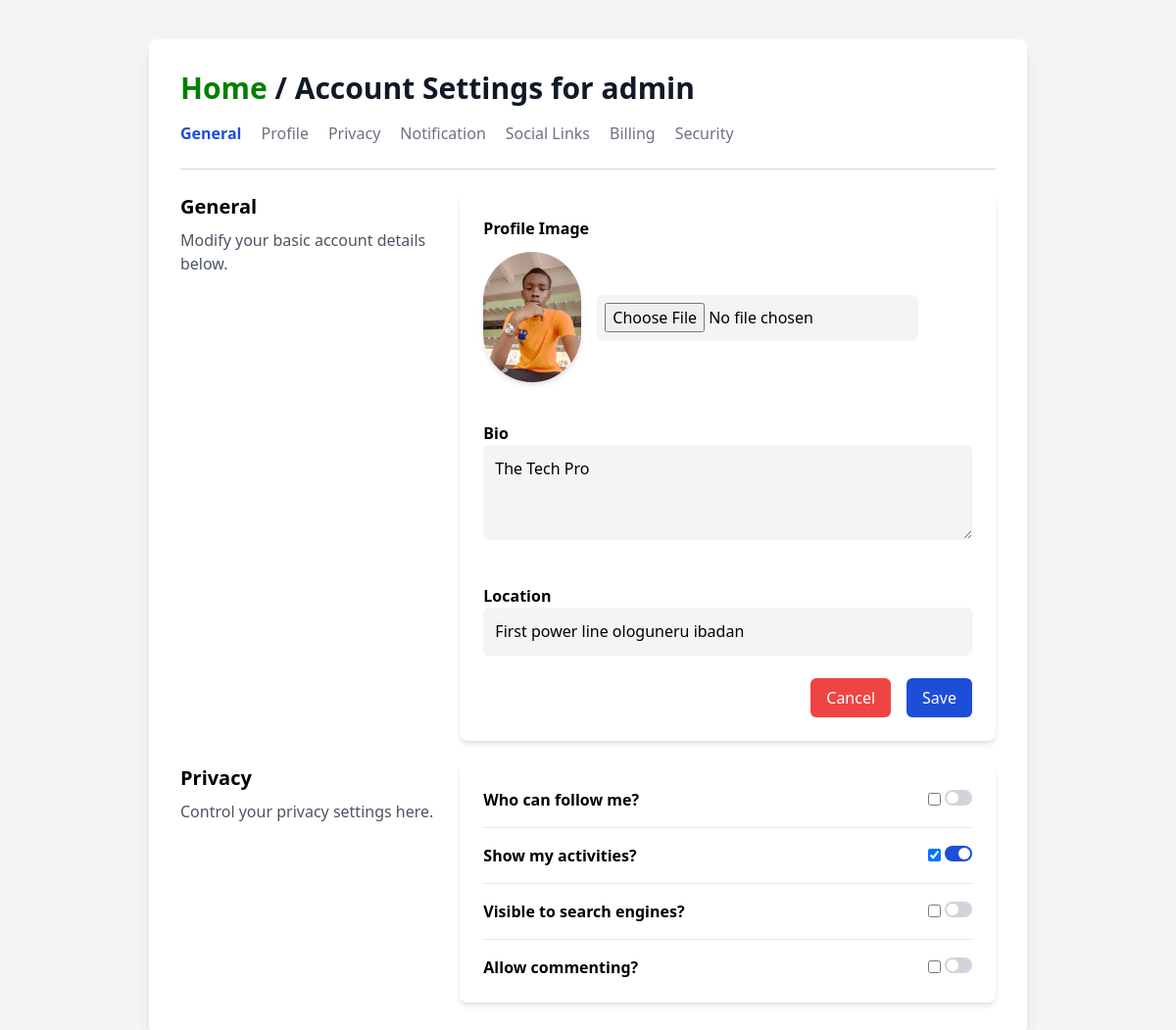
Page /settings/ (signed in) on the committed database.
### vtuApp/models.py (models this page shows, shortened)
class Profile(models.Model):
    user = models.OneToOneField(User, on_delete=models.CASCADE)
    bio = models.TextField(blank=True)
    profileimg = models.ImageField(upload_to='profile_images/', default='profile_images/blank-profile-picture.png')
    location = models.CharField(max_length=100, blank=True)
    notification_preference = models.CharField(
        max_length=10,
        choices=[
            ('email', 'Email'),
            ('sms', 'SMS'),
            ('in_app', 'In-App Notification')
        ],
        default='in_app'
    )

### vtuApp/views.py (the view, shortened to what this page needs)
# urls.py: path('settings/', views.Settings, name='settings'),
@login_required(login_url='register')
def Settings(request):
    user_profile, created = Profile.objects.get_or_create(user=request.user)
    return render(request, 'settings.html', {'user_profile': user_profile})

### vtuApp/templates/settings.html (shortened to what this page needs)
<!DOCTYPE html>
<html lang="en">
<head>
    <link href="https://cdn.jsdelivr.net/npm/tailwindcss@2.2.19/dist/tailwind.min.css" rel="stylesheet">
</head>
<body class="bg-gray-100">
    <div class="container mx-auto mt-10 max-w-4xl bg-white shadow-lg rounded-lg p-6 md:p-8">
        <h1 class="text-2xl md:text-3xl font-bold text-gray-900 mb-4">
            <a href="{% url 'index' %}" class="hover:underline"><span class="homepage">Home</span></a> / Account Settings for <b>{{ user.username }}</b>
        </h1>
        <ul class="flex flex-wrap space-x-3 md:space-x-5 mb-4 md:mb-6">
            <li class="active"><a href="#">General</a></li>
            <li><a href="#">Profile</a></li>
            <li><a href="#">Privacy</a></li>
            <li><a href="#">Notification</a></li>
            <li><a href="#">Social Links</a></li>
            <li><a href="#">Billing</a></li>
            <li><a href="#">Security</a></li>
        </ul>
        <hr class="mb-6 border-gray-300">
        <div class="grid gap-4 md:gap-6 lg:grid-cols-3">
            <div>
                <h3 class="text-lg md:text-xl font-semibold mb-2">General</h3>
                <p class="text-gray-600">Modify your basic account details below.</p>
            </div>
            <div class="bg-white rounded-lg shadow-md col-span-2 p-4 md:p-6">
                <form action="" method="POST" enctype="multipart/form-data">
                    <div class="grid gap-4 md:gap-6 grid-cols-1 md:grid-cols-2">
                        <div class="col-span-2">
                            <label for="image" class="font-semibold">Profile Image</label>
                            <div class="mt-3 flex items-center space-x-4">
                                <img width="100" height="100" src="{{ user_profile.profileimg.url }}" alt="Profile Image" class="rounded-full shadow-md">
                                <input type="file" name="image" class="ml-4 bg-gray-100 p-2 rounded-md shadow-sm w-full sm:w-auto">
                            </div>
                        </div>
                        <div class="col-span-2 mt-4">
                            <label for="about" class="font-semibold">Bio</label>
                            <textarea id="about" name="bio" rows="3" class="w-full bg-gray-100 p-3 rounded-md shadow-sm">{{ user_profile.bio }}</textarea>
                        </div>
                        <div class="col-span-2 mt-4">
                            <label for="location" class="font-semibold">Location</label>
                            <input type="text" id="location" name="location" value="{{ user_profile.location }}" class="w-full bg-gray-100 p-3 rounded-md shadow-sm">
                        </div>
                    </div>
                    <div class="flex justify-end space-x-4 mt-6">
                        <a href="{% url 'index' %}" class="px-4 py-2 bg-red-500 text-white rounded-md hover:bg-red-600 transition">Cancel</a>
                        <button type="submit" class="px-4 py-2 bg-blue-700 text-white rounded-md hover:bg-blue-800 transition">Save</button>
                    </div>
                </form>
            </div>
            <div>
                <h3 class="text-lg md:text-xl font-semibold mb-2">Privacy</h3>
                <p class="text-gray-600">Control your privacy settings here.</p>
            </div>
            <div class="bg-white rounded-lg shadow-md col-span-2 p-4 md:p-6">
                <div class="space-y-4">
                    <div class="flex justify-between items-center">
                        <h4 class="font-semibold">Who can follow me?</h4>
                        <label class="switch">
                            <input type="checkbox" aria-label="Who can follow me?">
                            <span class="switch-button"></span>
                        </label>
                    </div>
                    <hr>
                    <div class="flex justify-between items-center">
                        <h4 class="font-semibold">Show my activities?</h4>
                        <label class="switch">
                            <input type="checkbox" checked aria-label="Show my activities?">
                            <span class="switch-button"></span>
                        </label>
                    </div>
                    <hr>
                    <div class="flex justify-between items-center">
                        <h4 class="font-semibold">Visible to search engines?</h4>
                        <label class="switch">
                            <input type="checkbox" aria-label="Visible to search engines?">
                            <span class="switch-button"></span>
                        </label>
                    </div>
                    <hr>
                    <div class="flex justify-between items-center">
                        <h4 class="font-semibold">Allow commenting?</h4>
                        <label class="switch">
                            <input type="checkbox" aria-label="Allow commenting?">
                            <span class="switch-button"></span>
                        </label>
                    </div>
                </div>
            </div>
        </div>
    </div>
</body>
</html>

### vtuApp/templates/settings.html (style rules this page uses)
.bg-gray-100 .homepage { color: green; }
.active a { color: #1D4ED8; font-weight: bold; }
ul li a { color: #6B7280; transition: color 0.3s ease; }
.switch-button { background-color: #D1D5DB; border-radius: 9999px; transition: background-color 0.3s ease; }
.switch input:checked + .switch-button { background-color: #1D4ED8; }
.switch-button { width: 1.75rem; height: 1rem; position: relative; display: inline-block; }
.switch-button::before { content: ''; width: 0.75rem; height: 0.75rem; background-color: white; border-radius: 50%; position: absolute; top: 2px; left: 2px; transition: left 0.3s ease; }
input:checked + .switch-button::before { left: calc(100% - 0.75rem - 2px); }

### rows in the picture
Profile: profileimg (picture), bio "The Tech Pro", location "First power line ologuneru ibadan"

### other values in the picture
{{ user.username }} "admin"
